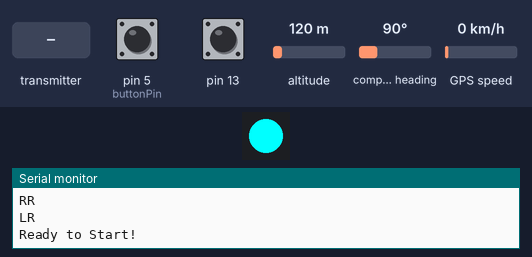
The sketch below on a simulated Arduino Mega 2560, built with avr-gcc and run on an emulated ATmega2560. Parts: 1 RGB LEDs in strip order, left to right, the last lines printed to the serial monitor. The test bench sets the inputs (shaded band); at power-on: pin 5 (buttonPin) HIGH, pin 13 HIGH, altitude 120 m, compass heading 90°, GPS speed 0 km/h. Storage starts empty; random numbers use the default seed unless the sketch sets one; the GPS gets a fix after 3 s at 37.7749, -122.4194 with 8 satellites; no radio packets arrive unless stated.

Above: at 4.9 s.
5.0 s: pin 5 (buttonPin) pulled LOW for 1 s
At 5.55 s:
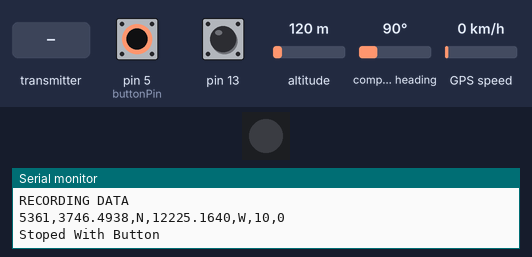
9.0 s: the transmitter starts sending incoming.0 = 0
At 9.11 s:
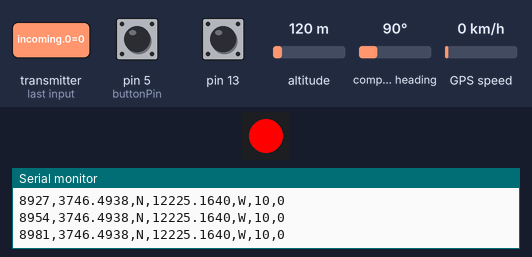
10.7 s: pin 5 (buttonPin) pulled LOW for 0.15 s
At 11.7 s:
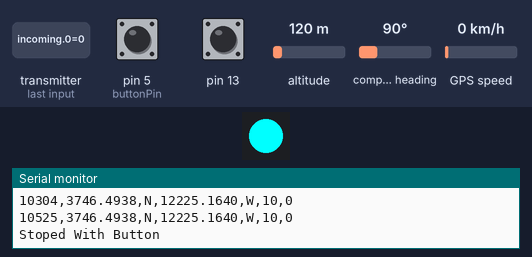
12.5 s: pin 5 (buttonPin) pulled LOW for 3.2 s
At 13.3 s:
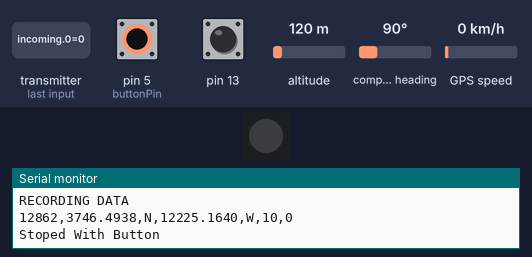
17.2 s: pin 5 (buttonPin) pulled LOW for 0.15 s
At 18.6 s:
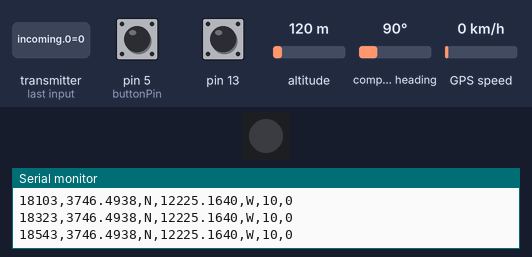
Timing chart, 0 to 20.2 s (numbered marks = the images above; inputs shaded):
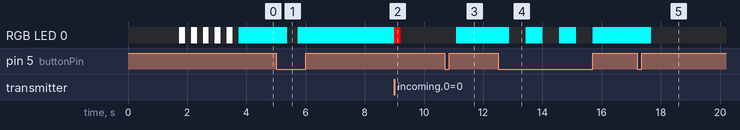

The sketch:

Ski_Left_Module.ino
```cpp
/*

███████╗██╗  ██╗██╗    ██╗    ██╗██╗  ██╗██╗███████╗██████╗ ███████╗██████╗ ███████╗
██╔════╝██║ ██╔╝██║    ██║    ██║██║  ██║██║██╔════╝██╔══██╗██╔════╝██╔══██╗██╔════╝
███████╗█████╔╝ ██║    ██║ █╗ ██║███████║██║███████╗██████╔╝█████╗  ██████╔╝███████╗
╚════██║██╔═██╗ ██║    ██║███╗██║██╔══██║██║╚════██║██╔═══╝ ██╔══╝  ██╔══██╗╚════██║
███████║██║  ██╗██║    ╚███╔███╔╝██║  ██║██║███████║██║     ███████╗██║  ██║███████║
╚══════╝╚═╝  ╚═╝╚═╝     ╚══╝╚══╝ ╚═╝  ╚═╝╚═╝╚══════╝╚═╝     ╚══════╝╚═╝  ╚═╝╚══════╝

  Code for right ski data system. The system is based on a adafrut Feather M0 logger Board.
  The system collects data from:

  - GPS Module
  - Embedded Capacitive Sensor.

  Data is stored locally and activation of the device is triggered via RF communication received from the main UI module.

  Andres Rico - MIT Media Lab City Science Group - 2019

*/

#include <SPI.h>
#include <SD.h>

//#include <nRF24L01.h>
#include <RF24.h>

#include <Adafruit_GPS.h>

#include <CapacitiveSensor.h>

#include <Adafruit_NeoPixel.h> //LED Indicator
#ifdef __AVR__
  #include <avr/power.h>
#endif

#define PIN 6 //Pin for LED indicator.

#define GPSSerial Serial1

#define GPSECHO  false

Adafruit_GPS GPS(&GPSSerial);

RF24 radio(9, 10); // CE, CSN
const byte addresses [][6] = {"10911", "10917"};
char file_name[6] = "";

uint32_t timer = millis(); //Used for GPS Control.

bool active_recording = false;
bool active_pin = false;
String flag_moment = "0";

int buttonPin = 5;
int mark_count = 0;

//bool collecting = false;

File myFile; //Declare file object for using SD library fucntions.
Adafruit_NeoPixel strip = Adafruit_NeoPixel(1, PIN, NEO_GRB + NEO_KHZ800);

float latitude = 0;
float longitude = 0;
String lat, lon;

String filename;

CapacitiveSensor   cs_4_2 = CapacitiveSensor(11,13);

void setup() {

  Serial.begin(115200);

  strip.begin(); //Start LED indicator.

  pinMode(buttonPin, INPUT_PULLUP);

  randomSeed(analogRead(A0));

  Serial.println("Initializing SD Card...");

  if (!SD.begin(4)) {
    Serial.println("SD initialization has failed");
    for (int i = 0; i < 5; i++) {
      strip.setPixelColor(0,255,0,0);
      strip.show();
      delay(200);
      strip.setPixelColor(0,0,0,0);
      strip.show();
      delay(200);
    }
    return;
  }
  Serial.println("SD Initialized!");

  Serial.println("Initializing GPS Communication...");
  GPS.begin(9600); //Start communication with GPS.
  GPS.sendCommand(PMTK_SET_NMEA_OUTPUT_RMCGGA);
  GPS.sendCommand(PMTK_SET_NMEA_UPDATE_1HZ);
  GPS.sendCommand(PGCMD_ANTENNA);
  Serial.println("GPS Initialized!");

  Serial.println("Initializing Radio Communication...");
  radio.begin();                  //Starting the Wireless communication Radio.
  radio.openWritingPipe(addresses[0]); //Setting the address where we will send the data
  radio.openReadingPipe(1, addresses[1]);  //Setting the address for receiving data
  radio.setPALevel(RF24_PA_MIN);  //You can set it as minimum or maximum depending on the distance between the transmitter and receiver.
  radio.stopListening();
  Serial.println("Radio Initilized!");

  delay(1000);
  send_rf_cmd("RR");
  delay(200);
  send_rf_cmd("LR");
  delay(500);

   for (int i = 0; i < 5; i++) { //Blink in white to show success.

      strip.setPixelColor(0,255,255,255);
      strip.show();
      delay(200);
      strip.setPixelColor(0,0,0,0);
      strip.show();
      delay(200);

    }

  strip.setPixelColor(0,0,255,255);
  strip.show();
  Serial.println("Ready to Start!");

}

void loop() {

  if (!active_recording) {
    check_radio_activation();
    check_pin();
  }

  if (active_pin) {

    String prand = String(random(100,999));
    file_name[0] = prand [0];
    file_name[1] = prand [1];
    file_name[2] = prand [2];
    file_name[3] = '.';
    file_name[4] = 't';
    file_name[5] = 'x';
    file_name[6] = 't';
    myFile = SD.open(file_name, FILE_WRITE);
    Serial.println("RECORDING DATA");
    strip.setPixelColor(0,255,0,0);
    strip.show();
    Serial.flush();

  }

  if (active_recording && !active_pin) {
    radio.startListening();
    char incoming[4] = "";

    Serial.println("Waiting for file name...");

    while (!radio.available());

    radio.read(&incoming, sizeof(incoming)); //Read file name.
    Serial.println(incoming);

    file_name[0] = incoming [0];
    file_name[1] = incoming [1];
    file_name[2] = incoming [2];
    file_name[3] = '.';
    file_name[4] = 't';
    file_name[5] = 'x';
    file_name[6] = 't';

    Serial.println(file_name);

    myFile = SD.open(file_name, FILE_WRITE);

    //radio.stopListening();
    Serial.println("Received file name!");

    Serial.println("RECORDING DATA");
    strip.setPixelColor(0,255,0,0);
    strip.show();
    Serial.flush();

  }

  while (active_recording) {

    strip.setPixelColor(0,255,0,0);
    strip.show();

    //Serial.println("I am here");
    char c = GPS.read();
    //Serial.println(c);
    if (GPS.newNMEAreceived()) {

      if (!GPS.parse(GPS.lastNMEA()));
        //Serial.println("I WILL RETURN!");
        //return;
    }

    if (timer > millis())  timer = millis(); //Reset timer if it wraps.

    if (millis() - timer > 25) { //Prints out current information every 25 milliseconds.

      timer = millis(); // reset the timer


      if (GPS.fix) {
        //Serial.println("I have fix");
        strip.setPixelColor(0,0,255,0);
        strip.show();

        long start = millis();
        long total1 =  cs_4_2.capacitiveSensor(30);

        //Serial.println(total1);

        latitude = (GPS.latitude);
        longitude = (GPS.longitude);
        lat = GPS.lat;
        lon = GPS.lon;

        if (mark_count > 10) {
          flag_moment = "0";
        }

        if (flag_moment == "1") {
          mark_count = mark_count + 1;
        }

        Serial.print(millis()); Serial.print(",");
        Serial.print(latitude, 4); Serial.print(",");
        Serial.print(lat); Serial.print(",");
        Serial.print(longitude, 4); Serial.print(",");
        Serial.print(lon); Serial.print(",");
        Serial.print (total1); Serial.print(",");
        Serial.println(flag_moment);


        myFile = SD.open(file_name, FILE_WRITE);

        myFile.print(millis()); myFile.print(",");
        myFile.print(latitude, 4); myFile.print(",");
        myFile.print(lat); myFile.print(",");
        myFile.print(longitude, 4); myFile.print(",");
        myFile.print(lon); myFile.print(",");
        myFile.print (total1); myFile.print(",");
        myFile.println (flag_moment);

        myFile.close();

        strip.setPixelColor(0,0,0,0);
        strip.show();

      }

    }

    check_radio_activation();
    check_pin();

  }

  strip.setPixelColor(0,0,255,255);
  strip.show();
  myFile.close();

}

void print_radio() {

  radio.startListening();

  if (radio.available()) {                      //Looking for the data.{

      char incoming[4] = "";                      //Saving the incoming data
      radio.read(&incoming, sizeof(incoming));    //Reading the data
      Serial.println(incoming);

      delay(200);
      send_rf_cmd("RR");
      delay(100);
      send_rf_cmd("LR");

    }
}

void send_rf_cmd(String message) { //Function sends a command via radio. Takes string as argument and converts to char to send.

  char mess[4] = "000";
  strcpy(mess, message.c_str());
  Serial.println(mess);
  radio.stopListening();
  radio.write(&mess, sizeof(mess));

}

void check_pin() {
  //Serial.println(digitalRead(buttonPin));
  if (!digitalRead(buttonPin)) {
    if (!active_recording) {
      active_recording = true;
      active_pin = true;
      Serial.println("Acivation By Buuton");
      delay(350);
    } else if (active_recording) {
      active_recording = false;
      active_pin = false;
      Serial.println("Stoped With Button");
      delay(350);
    }
  }
}

void check_radio_activation() {
  radio.startListening();

  if (radio.available()) {

    char incoming[3] = "";

    radio.read(&incoming, sizeof(incoming));
    Serial.println(incoming);
    delay(200);


    if (incoming[0] == 'B' && incoming[1] == 'R') {

      active_recording = true;
      Serial.println("Recording Has Been Activated");
    }

    if (incoming[0] == 'E' && incoming[1] == 'R') {

      active_recording = false;
      Serial.println("Recording Has Been Deactivated");
    }

    if (incoming[0] == 'F' && incoming[1] == 'M') {
      mark_count = 0;
      flag_moment = "1";
    }
  }
}
```

Measured:
- after the input at 5.0 s, RGB LED 0: RGB(0, 255, 255) → off after 0.38 s, → RGB(0, 255, 255) 0.35 s later
- after the input at 10.7 s, RGB LED 0: off → RGB(0, 255, 255) after 0.39 s
- after the input at 12.5 s, RGB LED 0: alternates RGB(0, 255, 255) for 0.58 s and off for 0.55 s, 6 changes in all, then stays RGB(0, 255, 255), starting after 0.38 s
- after the input at 17.2 s, RGB LED 0: RGB(0, 255, 255) → off after 0.48 s
